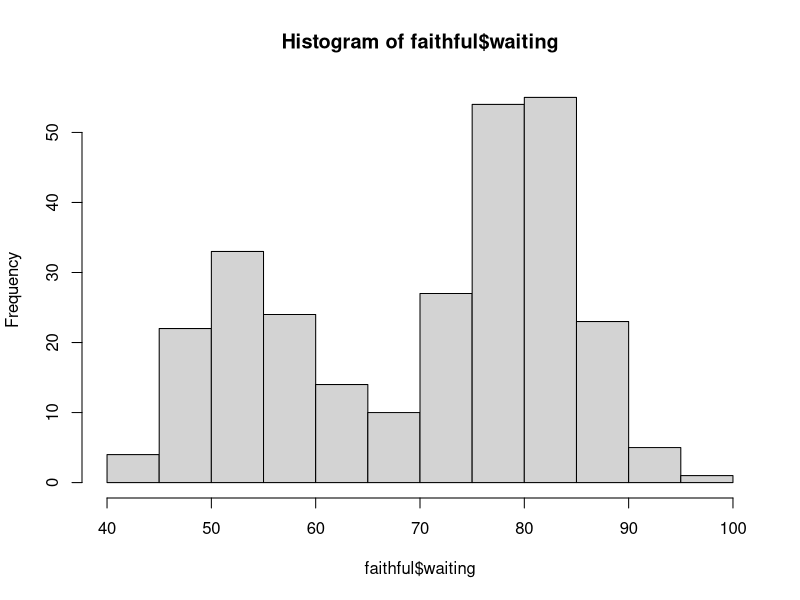
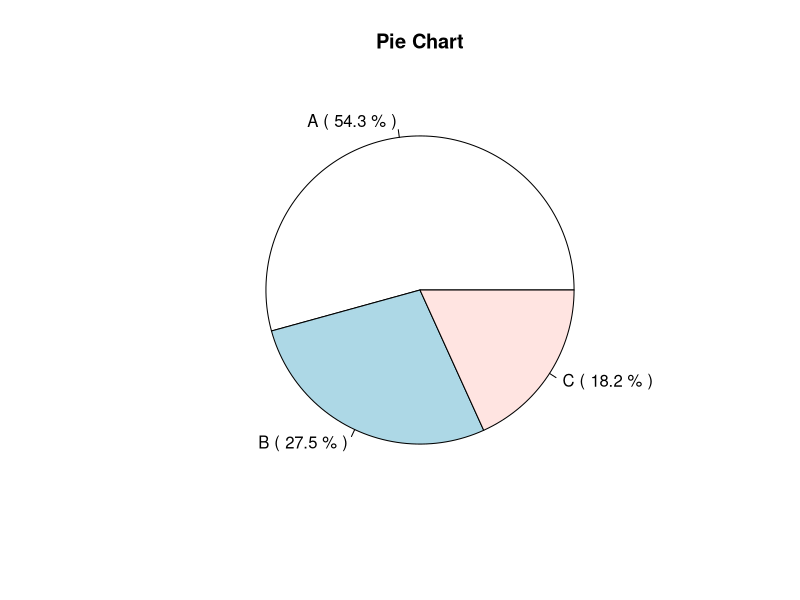
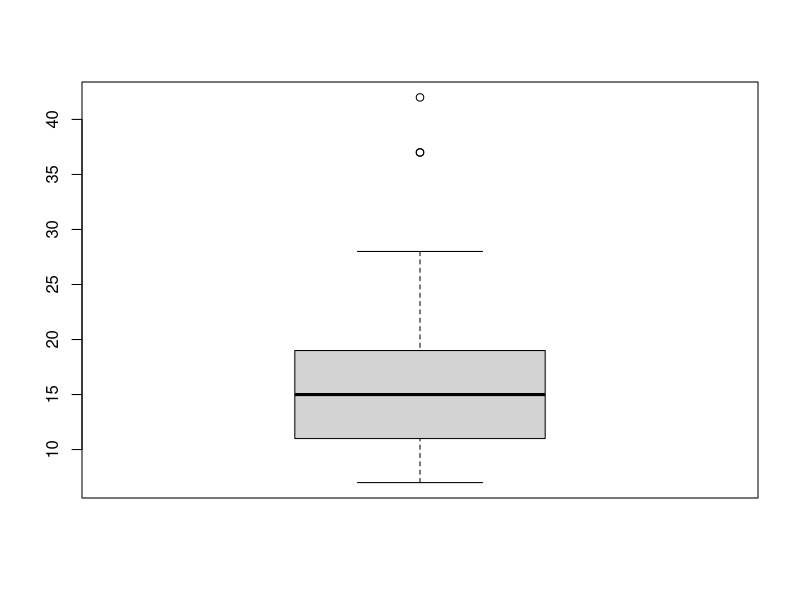
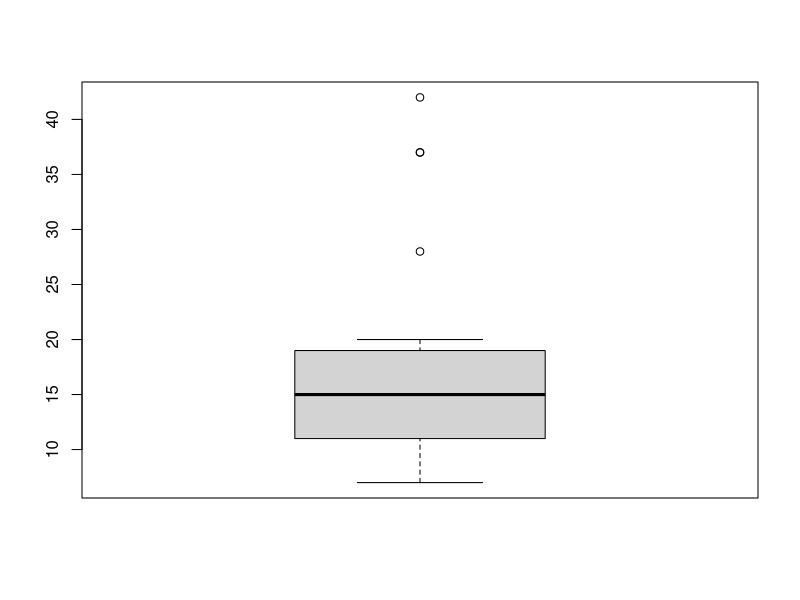
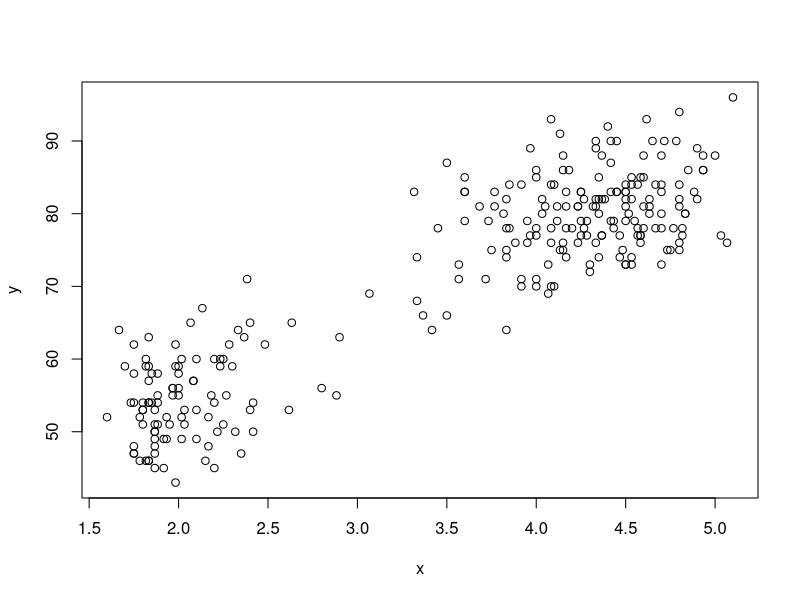

The R source for these figures, in order:
# 2. 자료의 정리

# 2.1 자료의 종류
# DATUM : 자료, 정보등의 의미
# DATA : DATUM의 복수형
# 통계학이란 자료라는 재료를 이용하여 여러가지 요리를 만들어내는 것과 같음

# 2.1.1 양적자료 : 자료 그 자체가 숫자와 일대일로 대응
# 1) 연속형 자료 : 일정구간의 실수값을 모두 취할 수 있는 자료 ex) 혈압, 몸무게
# 2) 이산형 자료 : 정수 값을 취하는 자료 ex) 어느 학급의 여학생 수, 연간 결혼 건수

# 2.1.2 질적자료 : 자료 그 자체가 숫자의 개념을 가지는 것이 아닌 구분하는 개념을 가짐
# 1) 명목형 자료 : 구분을 위해 숫자를 대응시킨 자료 ex) 남(1), 여(0)
# 2) 순서형 자료 : 범주들이 순서의 개념을 가지는 자료 ex) 상(1), 중(2), 하(3)


# 2.2 표와 그래프

# 2.1.1 양적자료 : 히스토그램 (Histogram), 줄기-잎 그림
# 1) 히스토그램 (Histogram)
hist(faithful$waiting)

# 2) 줄기-잎 그림 : 최대 & 최소값 파악 가능, 분포형태 파악 가능
stem(faithful$waiting)

# 2.1.2 질적자료 : 도수분포표 (Frequency Table), 파이차트 (Pie Chart)
# 1) 도수분포표 (Frequency Table)
a <- rep('A', 1520) 
b <- rep('B',770) 
c <- rep('C',510)
x <- c(a,b,c) # a,b,c로 구성되는 벡터를 생성
table(x)

y <- as.matrix(table(x)) # 행렬형태로 변환
freq <- y[,1] # [,1] - column, [1,] - row
relative_freq <- freq/sum(y)
z <- cbind(freq, relative_freq); z# cbind - column들끼리 묶기

# 2) 파이차트 (Pie Chart)
x <- c(1520, 770, 510)
lab <- c('A', 'B', 'C')
y <- round(x/sum(x)*100, digits=1)
w <- paste(lab, '(', y, '%', ')')
pie(x, labels=w, main='Pie Chart')

# 예제 : 30페이지로 이루어진 보고서에서 각 페이지당 오자의 개수
x <- c(1,1,1,3,0,0,1,1,1,0,2,2,0,0,0,1,2,1,2,0,0,1,6,4,3,3,1,2,4,0) 
y <- as.matrix(table(x))
freq <- y[,1]
rel_freq <- freq/sum(freq)
csum <- cumsum(freq) # 누적도수
c_rel_freq <- csum/sum(freq)
z <- cbind(freq, rel_freq, csum, c_rel_freq); z


# 2.3 중심과 퍼짐 측도

# 2.3.1 중심 측도
# 1) 표본평균 : n개 값의 무게중심, 이상치에 민감
# 2) 중간값 : n개의 자료들을 작은것으로부터 크기순으로 나열하였을 때 가운데에 있는 값, 이상치에 둔감
# - n이 홀수 일때 : 하나의 중간값이 유일하게 존재 ex) 1 2 3 4 5 - 중간값 = 3
# - n이 짝수 일때 : n/2번째와 (n/2 +1)번째 평균값 ex) 1 2 3 4 5 6 - 중간값 = 3.5
# 3) 표본 분위수 : 표본 100p 백분율 (0<P<1) - 100%개의 자료는 그 값보다 작거나 같고 100(1-p)%개의 자료는 그 값보다 크거나 같음
# P = 0.25 = 25% 백분율 = 제 1분위수 = Q1
# P = 0.05 = 50% 백분율 = 제 2분위수 = Q2 = 중간값
# P = 0.75 = 75% 백분율 = 제 3분위수 = Q3
# 4) 분포의 형태
# 오른쪽으로 긴꼬리 형태 : 표본 평균 > 표본 중간값
# 왼쪽으로 긴꼬리 형태 : 표본평균 < 표본 중간값
# 대칭에 가까운 형태 : 표본평균 = 표본 중간값

# 2.3.2 퍼짐 측도
# 1) 표본 분산 : n-1을 하는이유 = 자유도 개념..
# 2) 표본 범위 : R = 최댓값 - 최솟값 : 표본 범위, IQR = Q3-Q1
# 3) Boxplot : 사분위수 표시, 최대 & 최소값 표시 

x <- stackloss$stack.loss
sort(x) # 오름차순으로 정리
order(x) # 큰 순서대로 인덱스 반환
mean(x) # 평균
var(x) # 분산
sd(x) # 표준편차

quantile(x, c(0.1,0.25,0.5,0.95)) 
fivenum(x) # 5개 값으로 나누기
summary(x) # 최대 & 최소, 1,2,3Q, Mean
boxplot(x)
boxplot(x, range = 0.5) # 이상치 범위 조정


# 2.4 이변량 자료와 상관계수

# 2.4.1 정의
# 일변량 자료 : 하나의 변수에 대한 자료
# 이변량 자료 : 두개의 변수에 대한 자료
# 다변량 자료 : 여러개의 변수에 대한 자료

# 두변수가 모두 질적 자료인 경우
# 첫번째 자료는 r개의 범주, 두번째 자료는 c개의 범주, 이러한 자료를 행렬의 요약한 표를 r x c분할표라 함
# 두변수가 모두 양적 자료인 경우
# (x1, y1), ... , (xn, yn)으로 표현

# 2.4.2 산점도(scatter plot)
# 이차원 평면에 각 변수의 값에 해당되는 점을 찍은 그림

# 2.4.3 표본 상관계수
# 두 변수의 선형적 함수관계를 나타내는 측도 (Sxx, Syy, Sxy)

# 2.4.4 허위상관과 잠복변수
# 강력범죄 발생건수에 따른 도시의 교회수를 봤을 때 높은 상관관계를 가짐
# '인구'라는 잠복변수로 인해 범죄건수와 교회수가 양의 상관관계를 가지는것처럼 잘못판단할 수 있음 이를 허위상관이라 함

x <- faithful$eruptions 
y <- faithful$waiting

plot(x,y) # 두 변수간 상관관계
cor(x,y) # 상관계수

